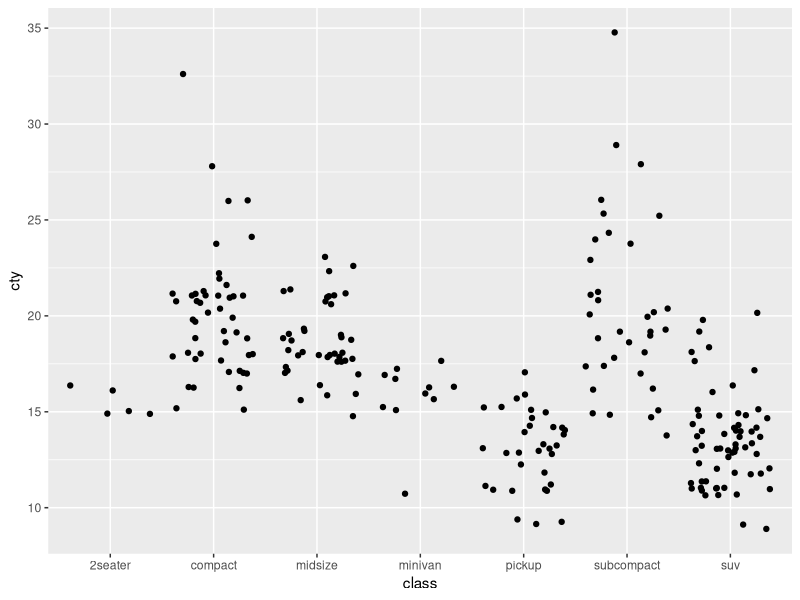

This figure's R source:
## ---- chunk 1
knitr::opts_chunk$set(echo = TRUE)
library(tidyverse)
## ---- chunk 2
ggplot(data = mpg, aes(x = class, y = cty))+
  geom_jitter()
